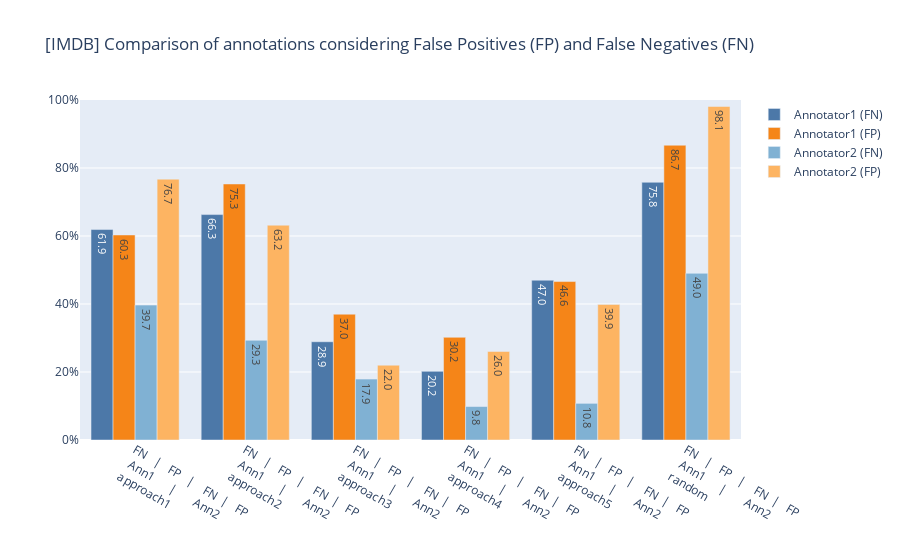

The notebook cell saved with this chart:
### Code cell
approaches = df_ann1_summ["approach"].map(lambda x: "FN   |   FP   |    FN  |   FP</br></br> Ann1      |       Ann2</br>" + x[:-5])

def trunc(text_iter):
    return text_iter.map(lambda x: f"{x:.1f}")


fig = go.Figure(data=[
    go.Bar(name="Annotator1 (FN)", x=approaches, y=df_ann1_summ["FN(%)"]/100, text=trunc(df_ann1_summ["FN(%)"]), textposition=None, marker_color=px.colors.qualitative.T10[0]),
    go.Bar(name="Annotator1 (FP)", x=approaches, y=df_ann1_summ["FP(%)"]/100, text=trunc(df_ann1_summ["FP(%)"]), textposition=None, marker_color=px.colors.qualitative.T10[1]),
    go.Bar(name="Annotator2 (FN)", x=approaches, y=df_ann2_summ["FN(%)"]/100, text=trunc(df_ann2_summ["FN(%)"]), textposition=None, marker_color=px.colors.qualitative.Set3[4]),
    go.Bar(name="Annotator2 (FP)", x=approaches, y=df_ann2_summ["FP(%)"]/100, text=trunc(df_ann2_summ["FP(%)"]), textposition=None, marker_color=px.colors.qualitative.Set3[5]),
])
fig.update_layout(
    title_text=f'[{dataset}] Comparison of annotations considering False Positives (FP) and False Negatives (FN)',
    barmode="group",
    yaxis = dict(
        range=[0, 1],
        tickformat = '.0%',
        ),
    xaxis = dict(
        tickvals=[0,1,2,3,4,5],
        ticktext=approaches,
        ),
    )
fig.show()

### Figure 1 — Plotly figure (JSON) as saved in the notebook; plotly's stock layout.template omitted (floating-point values rounded to 4 significant figures)
{"data": [{"marker": {"color": "#4C78A8"}, "name": "Annotator1 (FN)", "text": ["61.9", "66.3", "28.9", "20.2", "47.0", "75.8"], "type": "bar", "x": ["FN   |   FP   |    FN  |   FP</br></br> Ann1      |       Ann2</br>approach1", "FN   |   FP   |    FN  |   FP</br></br> Ann1      |       Ann2</br>approach2", "FN   |   FP   |    FN  |   FP</br></br> Ann1      |       Ann2</br>approach3", "FN   |   FP   |    FN  |   FP</br></br> Ann1      |       Ann2</br>approach4", "FN   |   FP   |    FN  |   FP</br></br> Ann1      |       Ann2</br>approach5", "FN   |   FP   |    FN  |   FP</br></br> Ann1      |       Ann2</br>random"], "y": [0.619, 0.663, 0.289, 0.202, 0.47, 0.758]}, {"marker": {"color": "#F58518"}, "name": "Annotator1 (FP)", "text": ["60.3", "75.3", "37.0", "30.2", "46.6", "86.7"], "type": "bar", "x": ["FN   |   FP   |    FN  |   FP</br></br> Ann1      |       Ann2</br>approach1", "FN   |   FP   |    FN  |   FP</br></br> Ann1      |       Ann2</br>approach2", "FN   |   FP   |    FN  |   FP</br></br> Ann1      |       Ann2</br>approach3", "FN   |   FP   |    FN  |   FP</br></br> Ann1      |       Ann2</br>approach4", "FN   |   FP   |    FN  |   FP</br></br> Ann1      |       Ann2</br>approach5", "FN   |   FP   |    FN  |   FP</br></br> Ann1      |       Ann2</br>random"], "y": [0.603, 0.753, 0.37, 0.302, 0.466, 0.867]}, {"marker": {"color": "rgb(128,177,211)"}, "name": "Annotator2 (FN)", "text": ["39.7", "29.3", "17.9", "9.8", "10.8", "49.0"], "type": "bar", "x": ["FN   |   FP   |    FN  |   FP</br></br> Ann1      |       Ann2</br>approach1", "FN   |   FP   |    FN  |   FP</br></br> Ann1      |       Ann2</br>approach2", "FN   |   FP   |    FN  |   FP</br></br> Ann1      |       Ann2</br>approach3", "FN   |   FP   |    FN  |   FP</br></br> Ann1      |       Ann2</br>approach4", "FN   |   FP   |    FN  |   FP</br></br> Ann1      |       Ann2</br>approach5", "FN   |   FP   |    FN  |   FP</br></br> Ann1      |       Ann2</br>random"], "y": [0.3968, 0.2932, 0.1791, 0.09845, 0.1078, 0.4902]}, {"marker": {"color": "rgb(253,180,98)"}, "name": "Annotator2 (FP)", "text": ["76.7", "63.2", "22.0", "26.0", "39.9", "98.1"], "type": "bar", "x": ["FN   |   FP   |    FN  |   FP</br></br> Ann1      |       Ann2</br>approach1", "FN   |   FP   |    FN  |   FP</br></br> Ann1      |       Ann2</br>approach2", "FN   |   FP   |    FN  |   FP</br></br> Ann1      |       Ann2</br>approach3", "FN   |   FP   |    FN  |   FP</br></br> Ann1      |       Ann2</br>approach4", "FN   |   FP   |    FN  |   FP</br></br> Ann1      |       Ann2</br>approach5", "FN   |   FP   |    FN  |   FP</br></br> Ann1      |       Ann2</br>random"], "y": [0.7672, 0.6318, 0.22, 0.2604, 0.3988, 0.981]}], "layout": {"barmode": "group", "title": {"text": "[IMDB] Comparison of annotations considering False Positives (FP) and False Negatives (FN)"}, "xaxis": {"ticktext": ["FN   |   FP   |    FN  |   FP</br></br> Ann1      |       Ann2</br>approach1", "FN   |   FP   |    FN  |   FP</br></br> Ann1      |       Ann2</br>approach2", "FN   |   FP   |    FN  |   FP</br></br> Ann1      |       Ann2</br>approach3", "FN   |   FP   |    FN  |   FP</br></br> Ann1      |       Ann2</br>approach4", "FN   |   FP   |    FN  |   FP</br></br> Ann1      |       Ann2</br>approach5", "FN   |   FP   |    FN  |   FP</br></br> Ann1      |       Ann2</br>random"], "tickvals": [0, 1, 2, 3, 4, 5]}, "yaxis": {"range": [0, 1], "tickformat": ".0%"}}}
